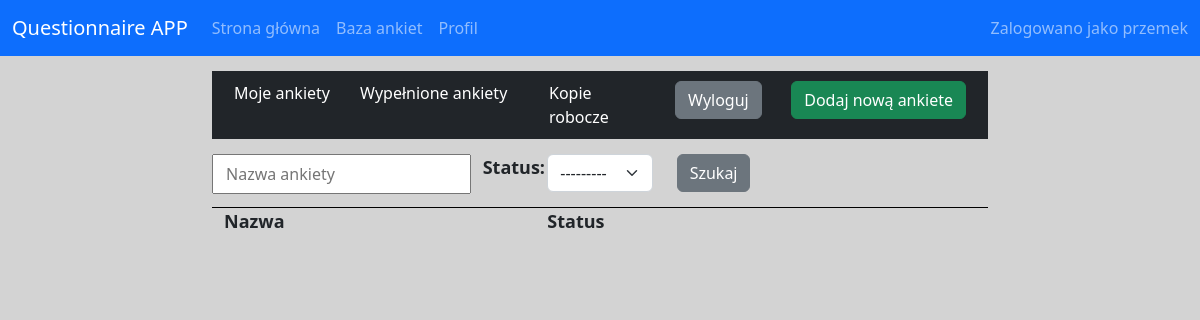
Page /myQuestionnaires (signed in) on the earlier database version.
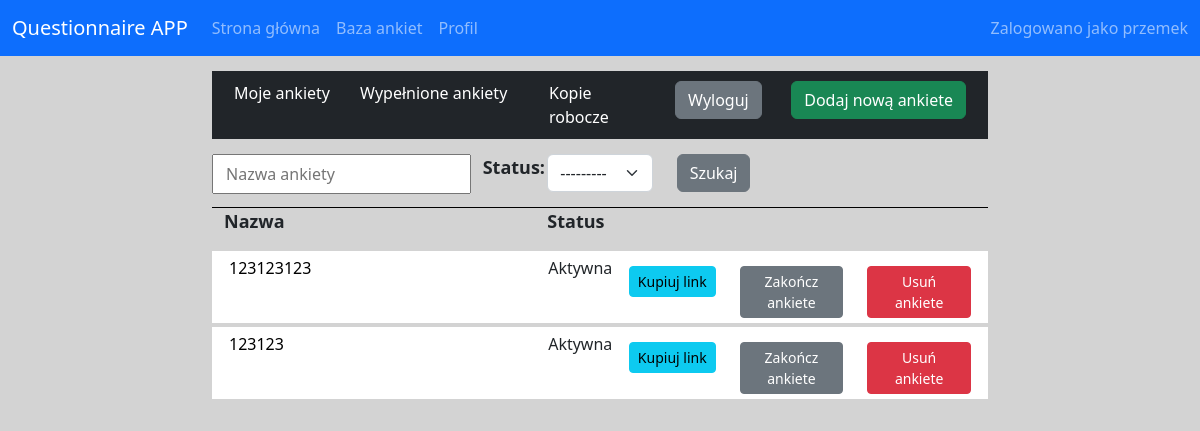
Same page on the later database version.
### main/models.py (models this page shows, shortened)
class Questionnaire(models.Model):
    text = models.CharField(max_length=50)
    questions = models.ManyToManyField(Question, blank=True)
    owner = models.ForeignKey(User, on_delete=models.SET_NULL, null=True)
    public = models.BooleanField(null=True, default=False)
    publicResults = models.BooleanField(null=True, blank=True)
    password = models.CharField(max_length=200, blank=True, null=True)
    date = models.DateField(auto_now_add=True, null=True)
    active = models.BooleanField(null=True, default=True)

### main/views.py (the view)
# urls.py: path('myQuestionnaires', views.myQuestionnaires, name='myQuestionnaires'),
def myQuestionnaires(request):
    questionnaires = Questionnaire.objects.filter(owner=request.user, public=True)
    Myfilter = QuestionnairesFilter(request.GET, queryset=questionnaires)
    questionnaires = Myfilter.qs
    context = {'questionnaires': questionnaires, 'Myfilter': Myfilter}
    return render(request, 'myQuestionnaires.html', context)

### main/templates/main/myQuestionnaires.html (shortened to what this page needs)
{% extends 'profile.html' %}
{% block data %}
<form method="get" action="">
        <div class="row" style="margin-top: 15px;">
            {{Myfilter.form.text}}
            <div class="col-lg-1 col-2 text-center">
                <p class="atr1">Status:</p>
            </div>
            <div class="col-lg-2 col-4">
                {{Myfilter.form.active}}
            </div>
            <div class="col-2">
                <button type="submit" class="btn btn-secondary">Szukaj</button>
            </div>
        </div>
        <div class="row" style="border-bottom: 1px solid #000; margin-top: 10px;"></div>
</form>
<div class="row">
        <div class="col-5"><p class="atr1">Nazwa</p></div>
        <div class="col-1 d-none d-xl-block"><p class="atr1">Status</p></div>
    </div>
    {% for questionnaire in questionnaires %}
        {% if questionnaire.public == True %}
            <div class="row" style="background-color:white;padding:5px;border-bottom:4px solid #D3D3D3">
                <div class="col-xl-5 col-12"><a class="Qprofile" href="{% url 'questionnaireResults' questionnaire.id %}" >{{questionnaire.text}}</a></div>
                    {% if questionnaire.active == True %}
                        <div class="col-1 d-none d-xl-block"><p>Aktywna</p></div>
                        <div class="col-xl-2 col-3 text-end" style="margin-top:10px;">
                            <button class="btn btn-info  btn-sm" data-hex="{% url 'questionnaireProfile' questionnaire.id %}">Kupiuj link</button>
                        </div>
                        <div class="col-xl-2 col-4 text-end">
                            <form method="post" action="{% url 'disableQuestionnaire' questionnaire.id %}">
                                <button type="submit" class="btn btn-secondary btn-sm" style="margin-top:10px;" name="inactive">Zakończ ankiete</button>
                            </form>
                        </div>
                        <div class="col-xl-2 col-4 text-end">
                            <form method="post" action="{% url 'deleteQuestionnaire' questionnaire.id %}">
                                <button type="submit" class="btn btn-danger  btn-sm" style="margin-top:10px;">Usuń ankiete</button>
                            </form>
                        </div>
                    {% endif %}
            </div>
        {% endif %}
    {% endfor %}
</div>
{% endblock %}

Differences in the rows shown:
added Questionnaire: text "123123123", active "Aktywna"
added Questionnaire: text "123123", active "Aktywna"
